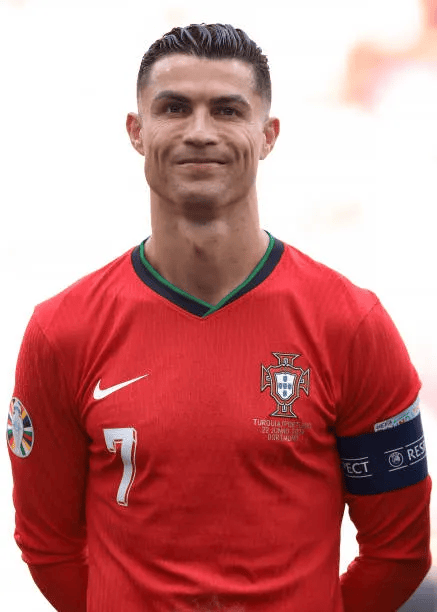
#> input picture dataset/Cristiano Ronaldo/10.png, 437 x 612 px; its folder holds only this picture in this run
$ python train_lbph.py
#> lines starting #> are read from the running program, lines starting #| are printed output that depends on the picture
# train_lbph.py
# Train an LBPH face recognizer from images in dataset/<person>/*

import os
import cv2
import numpy as np
import json

DATASET_DIR = "dataset"
MODEL_PATH = "lbph_model.yml"
LABELS_PATH = "labels.json"
FACE_SIZE = (200, 200)  # size to which face ROIs are resized

# Haar cascade for face detection (bundled with OpenCV)
face_cascade = cv2.CascadeClassifier(cv2.data.haarcascades + "haarcascade_frontalface_default.xml")

def gather_images_and_labels(dataset_dir):
#> called with dataset_dir = 'dataset'
    images = []
    labels = []
    label_names = {}
    current_label = 0

    if not os.path.isdir(dataset_dir):
        raise FileNotFoundError(f"Dataset folder '{dataset_dir}' not found. Create dataset/<person>/images.")

    for person_name in sorted(os.listdir(dataset_dir)):
        person_dir = os.path.join(dataset_dir, person_name)
        if not os.path.isdir(person_dir):
            continue
        label_names[str(current_label)] = person_name
        file_count = 0
        for fname in sorted(os.listdir(person_dir)):
            if not fname.lower().endswith((".jpg", ".jpeg", ".png", ".webp")):
                continue
            path = os.path.join(person_dir, fname)
            img = cv2.imread(path, cv2.IMREAD_GRAYSCALE)
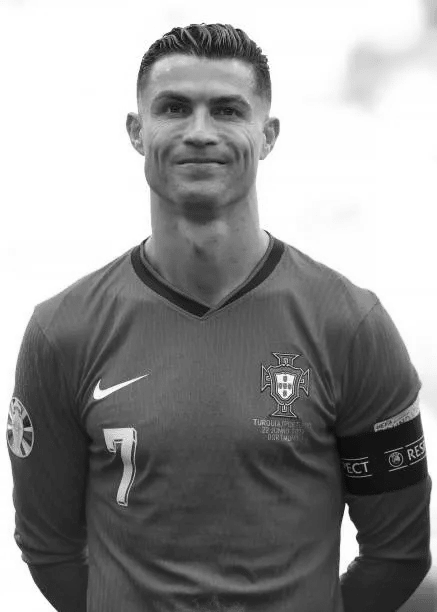
#> img: shape (612, 437); min 11, max 255, mean 148.4
            if img is None:
                print(f"[WARN] Could not read {path}, skipping.")
                continue
            faces = face_cascade.detectMultiScale(img, scaleFactor=1.1, minNeighbors=4)
#> faces = [[125, 53, 149, 149], [138, 113, 134, 134]]
            if len(faces) == 0:
                # try a more permissive detect (sometimes needed)
                faces = face_cascade.detectMultiScale(img, scaleFactor=1.05, minNeighbors=3)
            for (x, y, w, h) in faces:
                roi = img[y:y+h, x:x+w]
                roi_resized = cv2.resize(roi, FACE_SIZE)
                images.append(roi_resized)
                labels.append(current_label)
                file_count += 1
#> this loop made 2 passes
#> (x, y, w, h, file_count) on passes 1 to 2: (125, 53, 149, 149, 1), (138, 113, 134, 134, 2)
#> pass 1, in gather_images_and_labels, `roi = img[y:y+h, x:x+w]`:
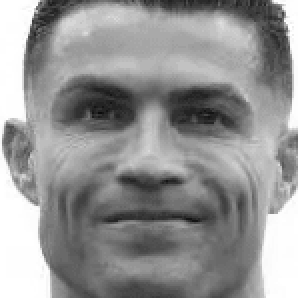
#> roi: shape (149, 149) (shown 2 times larger); min 11, max 255, mean 147.2
#> pass 2, in gather_images_and_labels, `roi = img[y:y+h, x:x+w]`:
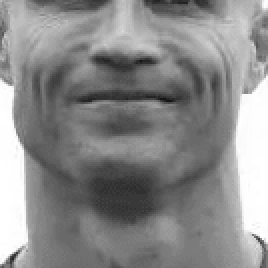
#> roi: shape (134, 134) (shown 2 times larger); min 20, max 255, mean 138.7
#> after the loop, file_count = 2; images = 2 items; labels = [0, 0]
        print(f"[INFO] {person_name}: {file_count} face ROIs added (label {current_label})")
#| [INFO] Cristiano Ronaldo: 2 face ROIs added (label 0)
        current_label += 1
#> pass 2 of the loop in gather_images_and_labels, `for person_name in sorted(os.listdir(dataset_dir)):`:
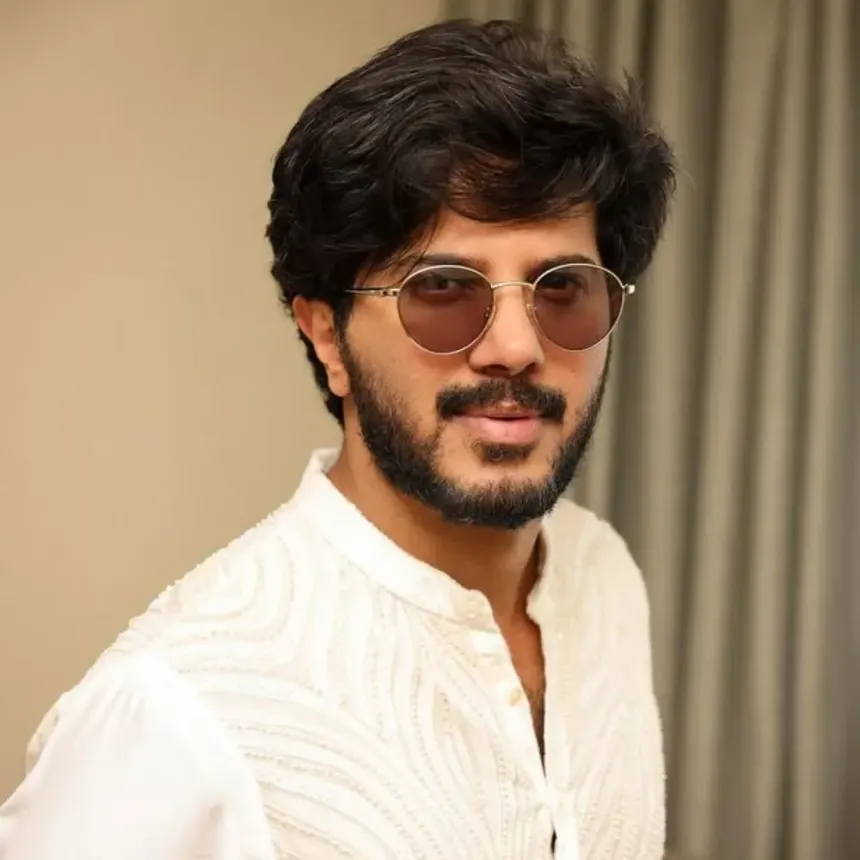
#> input picture dataset/Dulquer Salmaan/15811539_square-image.webp, 860 x 860 px
#> in gather_images_and_labels, `img = cv2.imread(path, cv2.IMREAD_GRAYSCALE)`:
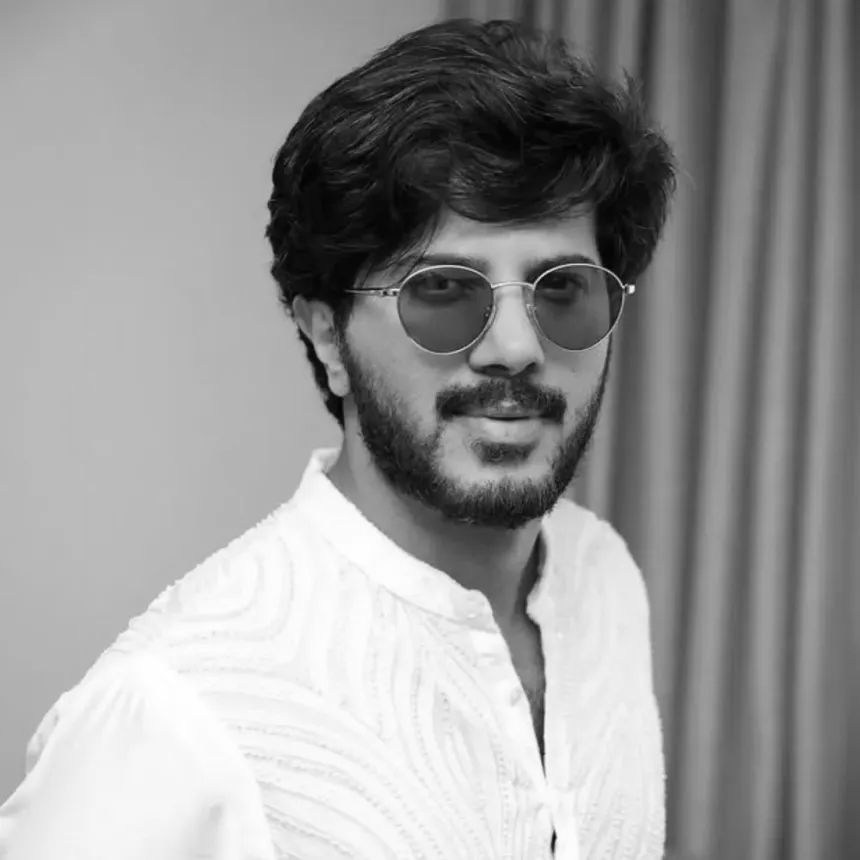
#> img: shape (860, 860); min 1, max 255, mean 152.4
#> faces = [[311, 145, 387, 387], [221, 178, 322, 322]]
#> the loop in gather_images_and_labels, `for (x, y, w, h) in faces:` made 2 passes
#> (x, y, w, h, file_count) on passes 1 to 2: (311, 145, 387, 387, 1), (221, 178, 322, 322, 2)
#> pass 2, in gather_images_and_labels, `roi = img[y:y+h, x:x+w]`:
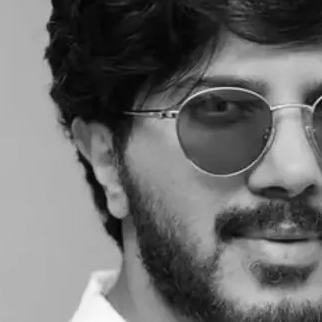
#> roi: shape (322, 322); min 4, max 249, mean 109.2
#> after the loop in gather_images_and_labels, `for (x, y, w, h) in faces:`: file_count = 2; images = 4 items; labels = [0, 0, 1, 1]
#| [INFO] Dulquer Salmaan: 2 face ROIs added (label 1)

    return images, labels, label_names

if __name__ == "__main__":
    imgs, labs, label_names = gather_images_and_labels(DATASET_DIR)
#> imgs = 4 items; labs = [0, 0, 1, 1]; label_names = {'0': 'Cristiano Ronaldo', '1': 'Dulquer Salmaan'}
    if len(imgs) == 0:
        print("[ERROR] No faces found. Make sure dataset contains subfolders with face images.")
        raise SystemExit(1)

    # create LBPH recognizer and train
    recognizer = cv2.face.LBPHFaceRecognizer_create()
    recognizer.train(np.array(imgs), np.array(labs))
    recognizer.write(MODEL_PATH)

    # save label mapping
    with open(LABELS_PATH, "w", encoding="utf8") as f:
        json.dump(label_names, f, ensure_ascii=False, indent=2)

    print(f"[OK] Trained on {len(imgs)} samples for {len(label_names)} people. Model saved to {MODEL_PATH}")
#| [OK] Trained on 4 samples for 2 people. Model saved to lbph_model.yml
